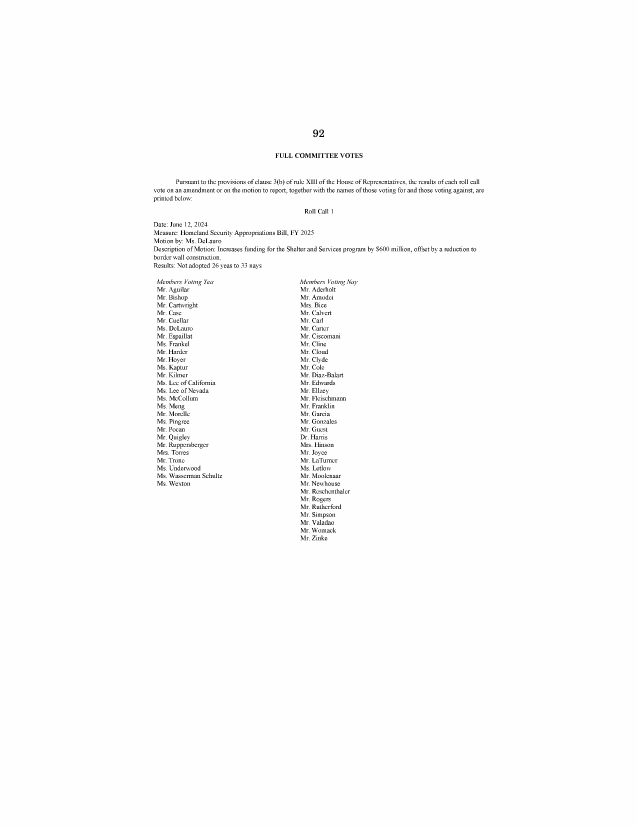
#> input picture demo/assets/voteroster.png, 1275 x 1651 px, found by its file name (shown at 1/2 size)
$ python _make_gif.py
#> lines starting #> are read from the running program, lines starting #| are printed output that depends on the picture
from PIL import Image, ImageDraw, ImageFont

W,H=1600,900
PAPER=(250,249,244); INK=(40,42,54); INK2=(104,106,120); INK3=(150,150,160)
RED=(197,47,42); GREEN=(44,110,78); RULE=(214,212,204); PAPER2=(243,241,233)

SER="/System/Library/Fonts/Supplemental/Georgia.ttf"
SERB="/System/Library/Fonts/Supplemental/Georgia Bold.ttf"
SANS="/System/Library/Fonts/Helvetica.ttc"
MONO="/System/Library/Fonts/Menlo.ttc"
def f(p,s): return ImageFont.truetype(p,s)

def base():
    im=Image.new("RGB",(W,H),PAPER); return im,ImageDraw.Draw(im)
#> after `im = Image.new('RGB', (W, H), PAPER)`:
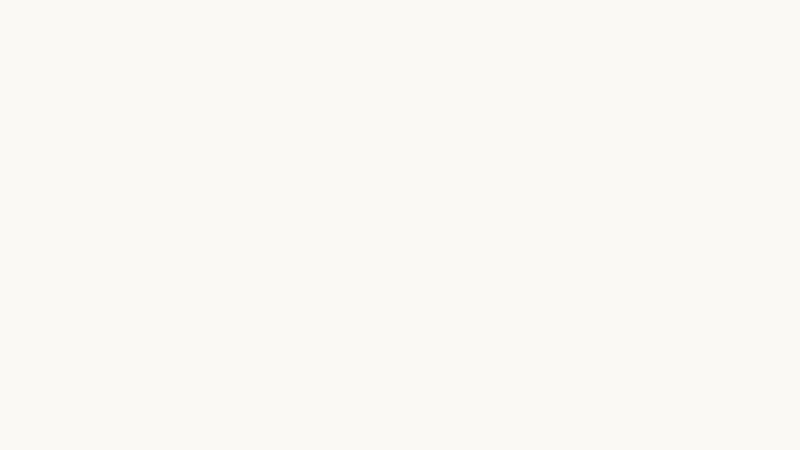
#> im: PIL image 1600x900 RGB (shown at 1/2 size); mean R, G, B 250, 249, 244
def center(d,y,txt,font,fill,track=0):
    w=d.textlength(txt,font=font); d.text(((W-w)/2,y),txt,font=font,fill=fill)
def kicker(d,y,txt):
    fo=f(MONO,20); s=" ".join(txt.upper()); w=d.textlength(s,font=fo)
    d.text(((W-w)/2,y),s,font=fo,fill=INK3)
def rule(d,y,half=120):
    d.line([(W/2-half,y),(W/2+half,y)],fill=RED,width=3)

def fit(img,maxw,maxh):
    r=min(maxw/img.width,maxh/img.height); return img.resize((int(img.width*r),int(img.height*r)))

def text_frame(kick,lines):  # lines: list of (text,font,fill)
    im,d=base()
    kicker(d,150,kick); rule(d,205)
    total=sum(fs+26 for _,fs,_,_ in lines)
    y=(H-total)/2+40
    for txt,fs,fill,fam in lines:
        fo=f(fam,fs); w=d.textlength(txt,font=fo)
        d.text(((W-w)/2,y),txt,font=fo,fill=fill); y+=fs+26
#> this loop made 3 passes
#> w on passes 1 to 3: 1016, 745.7, 598.1
#> after the loop, y = 598
    return im

def img_frame(kick,title,sub,imgpath):
#> called with kick = '01 · The problem', title = 'The numbers arrive as a picture.', imgpath = 'demo/assets/voteroster.png'
    im,d=base()
    fo=f(MONO,20); s=" ".join(kick.upper()); d.text((90,70),s,font=fo,fill=INK3)
    d.text((90,108),title,font=f(SERB,40),fill=INK)
    if sub: d.text((90,168),sub,font=f(SANS,24),fill=INK2)
    pic=fit(Image.open(imgpath).convert("RGB"),W-180,560)
#> in fit, `r = min(maxw / img.width, maxh / img.height)`: r = 0.339
    px=(W-pic.width)//2; py=230+(560-pic.height)//2
#> after `px = (W - pic.width) // 2`: px = 584
#> after `py = 230 + (560 - pic.height) // 2`: py = 230
    d.rectangle([px-2,py-2,px+pic.width+1,py+pic.height+1],outline=RULE,width=2)
    im.paste(pic,(px,py))
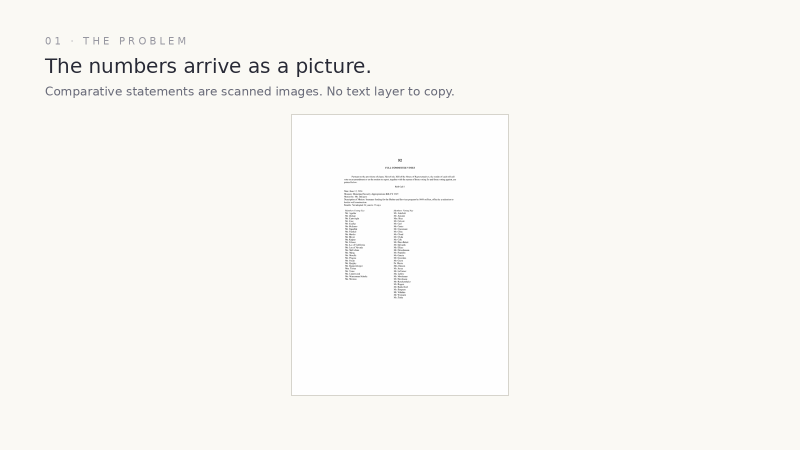
#> im: PIL image 1600x900 RGB (shown at 1/2 size); mean R, G, B 249.1, 248.2, 244.2
    return im

frames=[]
# 1 title
t=text_frame("Appropriations Data Pipeline",[
    ("Reading the Unreadable",84,INK,SERB),
    ("Verified extraction of House appropriations tables",30,INK2,SER),
    ("H. Rept. 118-553  ·  Homeland Security  ·  FY2025",24,INK3,MONO),
]); frames+=[(t,3200)]
# 2 problem
frames+=[(img_frame("01 · The problem","The numbers arrive as a picture.",
    "Comparative statements are scanned images. No text layer to copy.","demo/assets/voteroster.png"),3000)]
# 3 extraction
t=text_frame("02 · Extraction",[
    ("Vision model reads each page into structure",34,INK,SER),
    ("926",96,INK,MONO),("line items  ·  63 image pages  ·  0 page failures",26,INK2,SANS),
]); frames+=[(t,3000)]
#> the loop in text_frame (call 2), `for txt,fs,fill,fam in lines:` made 3 passes
#> w on passes 1 to 3: 752.8, 183.2, 612.9
# 4 TSA gross/net
frames+=[(img_frame("03 · First check","Gross versus net, reconciled.",
    "net 6,800,287  +  offsetting 3,770,000  =  gross 10,570,287","demo/assets/tsa.png"),3400)]
#> call 2 of img_frame, with kick = '03 · First check', title = 'Gross versus net, reconciled.', imgpath = 'demo/assets/tsa.png'
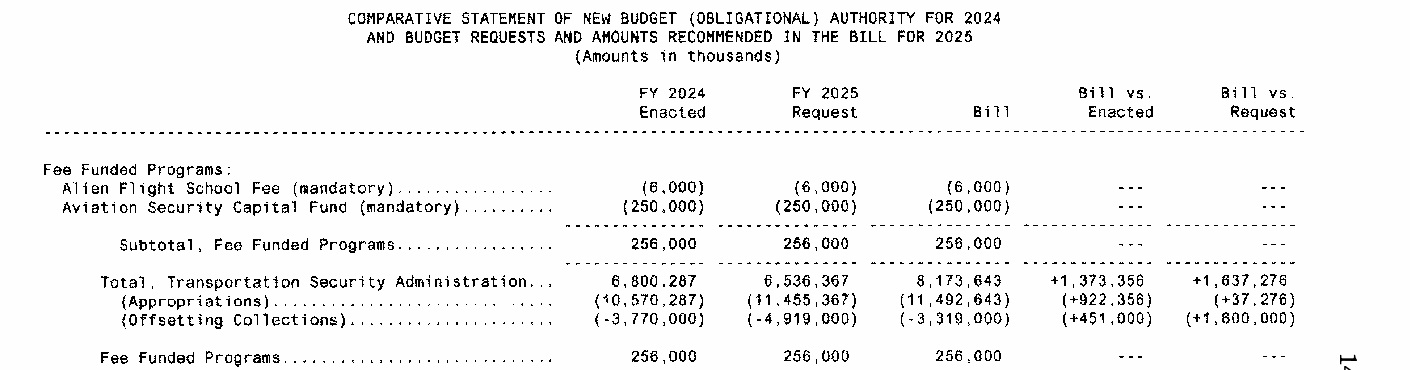
#> input picture demo/assets/tsa.png, 1410 x 370 px, found by its file name
# 5 the catch
frames+=[(img_frame("06 · The catch","It found the one real error.",
    "Vision read 20,836.  The table says 20,636.","demo/assets/nep_tight.png"),3400)]
#> call 3 of img_frame, with kick = '06 · The catch', title = 'It found the one real error.', imgpath = 'demo/assets/nep_tight.png'
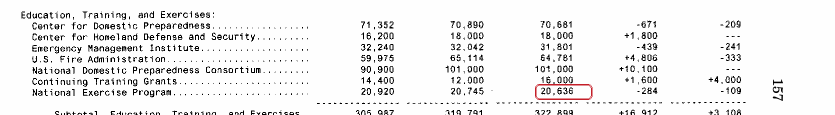
#> input picture demo/assets/nep_tight.png, 1670 x 230 px, found by its file name (shown at 1/2 size)
#> in img_frame (call 3), `im.paste(pic,(px,py))`:
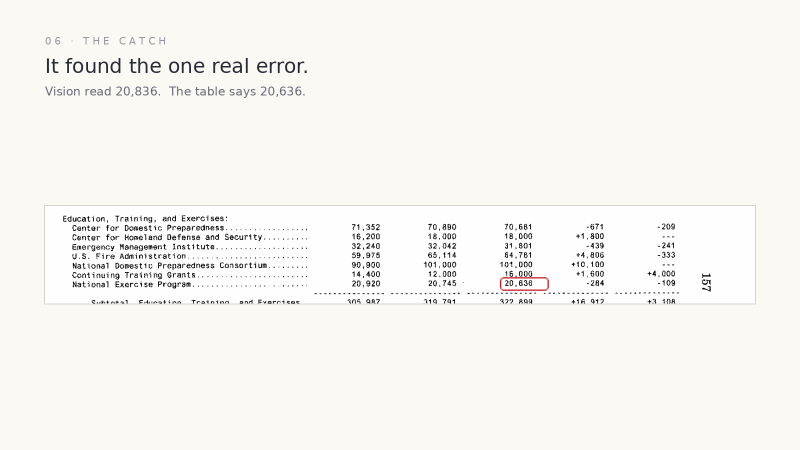
#> im: PIL image 1600x900 RGB (shown at 1/2 size); mean R, G, B 246.9, 246, 242
# 6 delta arithmetic
t=text_frame("05 · Verification",[
    ("Every row checks itself",40,INK,SER),
    ("recommended  -  enacted  =  delta",30,INK2,MONO),
    ("436 / 436",92,GREEN,MONO),("value-bearing comparative rows pass",26,INK2,SANS),
]); frames+=[(t,3200)]
#> after `t = text_frame('05 · Verification', [('Every row checks itself', 40, I`:
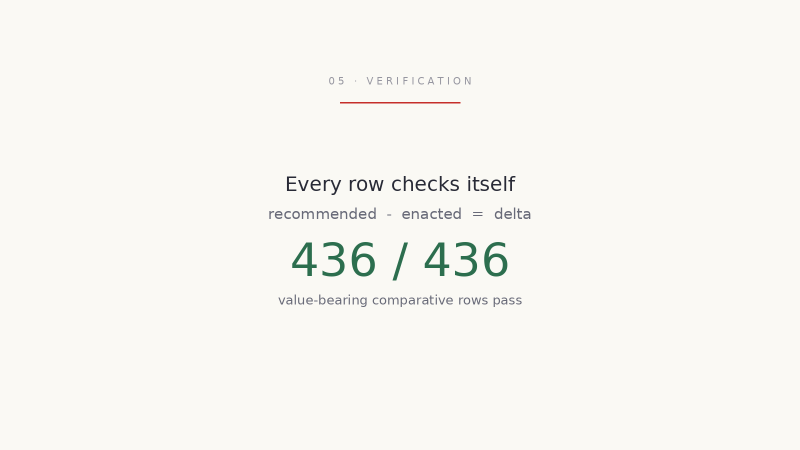
#> t: PIL image 1600x900 RGB (shown at 1/2 size); mean R, G, B 247.7, 247, 242
# 7 bottom line
t=text_frame("Bottom line",[
    ("Two independent checks. Both clean.",40,INK,SER),
    ("46/52  external      436/436  internal",30,INK,MONO),
    ("The hard part works, and it is verified.",30,GREEN,SER),
]); frames+=[(t,3800)]
#> after `t = text_frame('Bottom line', [('Two independent checks. Both clean.',`:
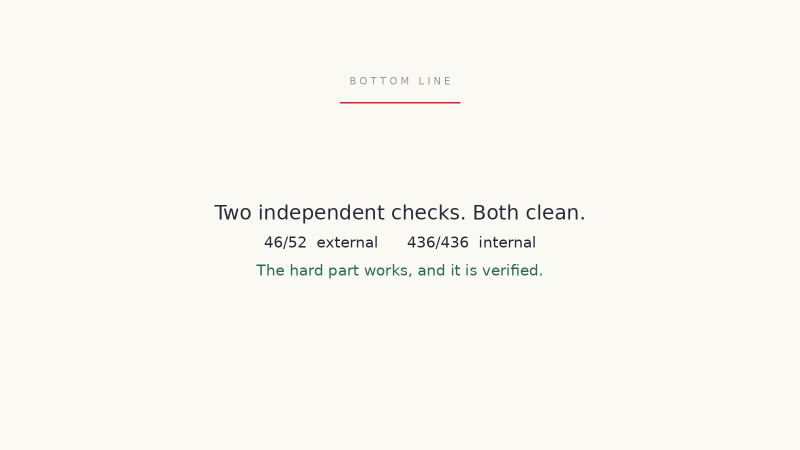
#> t: PIL image 1600x900 RGB (shown at 1/2 size); mean R, G, B 248.1, 247.2, 242.3

imgs=[fr for fr,_ in frames]; durs=[d for _,d in frames]
#> after `imgs = [fr for fr, _ in frames]`: imgs = 7 items
#> after `durs = [d for _, d in frames]`: durs = [3200, 3000, 3000, 3400, 3400, 3200, 3800]
imgs[0].save("demo/demo.gif",save_all=True,append_images=imgs[1:],duration=durs,loop=0,optimize=True)
import os; print("demo.gif %.2f MB, %d frames"%(os.path.getsize("demo/demo.gif")/1e6,len(imgs)))
